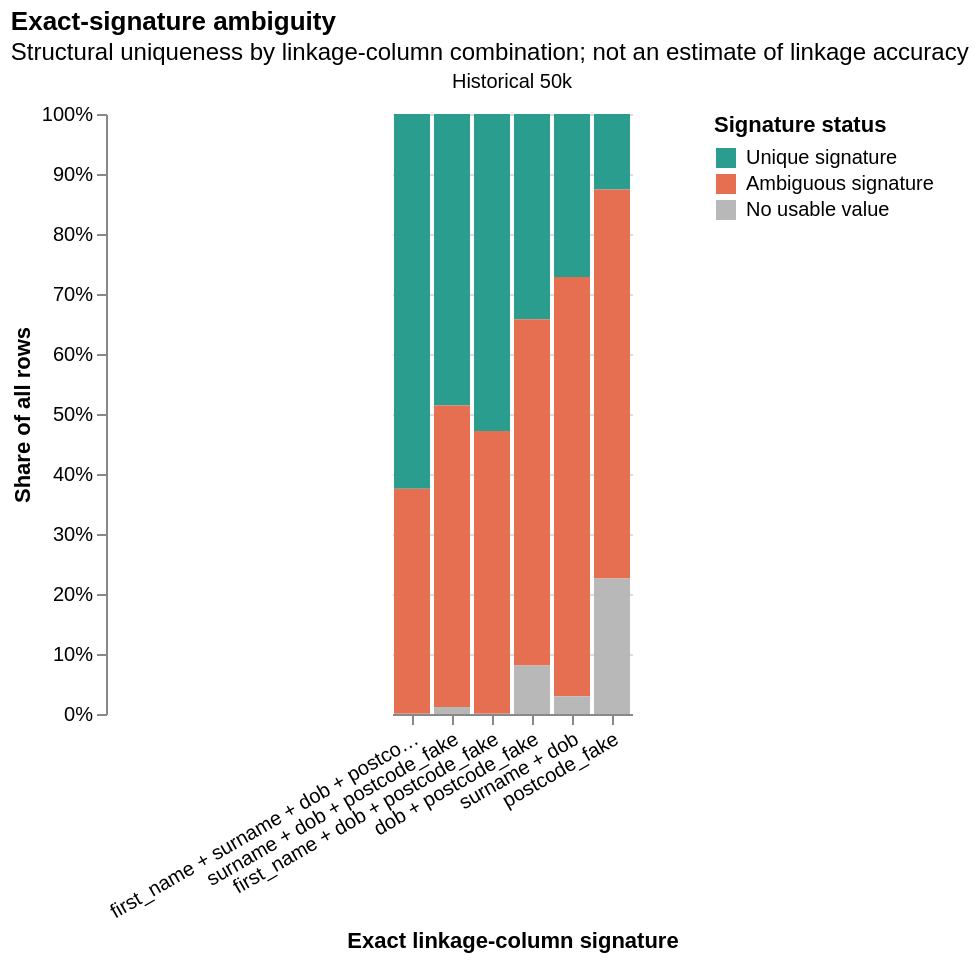

The notebook cell this image was saved under:
### Code cell
combination_ambiguity_chart(
    records,
    column_combinations=COLUMN_COMBINATIONS,
    table_names_for_chart=["Historical 50k"],
    blank_as_null=BLANK_AS_NULL,
)

### Figure 1 — Vega-Lite specification as saved in the notebook (floating-point values rounded to 4 significant figures)
{"config": {"view": {"continuousWidth": 300, "continuousHeight": 300, "stroke": null}}, "data": {"name": "data-8eb5923d17bafaa7f3844e22bef5d66c"}, "mark": {"type": "bar"}, "encoding": {"color": {"field": "metric_label", "scale": {"domain": ["Unique signature", "Ambiguous signature", "No usable value"], "range": ["#2a9d8f", "#e76f51", "#b8b8b8"]}, "title": "Signature status", "type": "nominal"}, "column": {"field": "source_dataset", "title": null, "type": "nominal"}, "tooltip": [{"field": "source_dataset", "title": "Input", "type": "nominal"}, {"field": "column_combination", "title": "Columns", "type": "nominal"}, {"field": "metric_label", "title": "Status", "type": "nominal"}, {"field": "share", "format": ".1%", "title": "Row share", "type": "quantitative"}, {"field": "largest_signature_group", "format": ",", "title": "Largest exact group", "type": "quantitative"}, {"field": "maximum_one_to_one_assignment_share", "format": ".1%", "title": "Maximum 1:1 assignments", "type": "quantitative"}], "x": {"axis": {"labelAngle": -30}, "field": "column_combination", "sort": {"field": "combination_order", "order": "ascending"}, "title": "Exact linkage-column signature", "type": "nominal"}, "y": {"axis": {"format": ".0%"}, "field": "share", "scale": {"domain": [0, 1]}, "stack": "zero", "title": "Share of all rows", "type": "quantitative"}}, "resolve": {"scale": {"x": "independent"}}, "title": {"text": "Exact-signature ambiguity", "subtitle": "Structural uniqueness by linkage-column combination; not an estimate of linkage accuracy"}, "transform": [{"fold": ["unique_record_share", "ambiguous_record_share", "unusable_record_share"], "as": ["metric", "share"]}, {"calculate": "datum.metric === 'unique_record_share' ? 'Unique signature' : datum.metric === 'ambiguous_record_share' ? 'Ambiguous signature' : 'No usable value'", "as": "metric_label"}], "$schema": "https://vega.github.io/schema/vega-lite/v5.json", "datasets": {"data-8eb5923d17bafaa7f3844e22bef5d66c": [{"source_dataset": "Historical 50k", "column_combination": "first_name + surname + dob + postcode_fake", "combination_order": 0, "number_of_columns": 4, "total_rows": 50578, "complete_rows": 29714, "complete_record_share": 0.5875, "usable_rows": 50564, "usable_record_share": 0.9997, "unusable_record_share": 0.0002768, "distinct_signatures": 37934, "unique_records": 31597, "unique_record_share": 0.6247, "ambiguous_records": 18967, "ambiguous_record_share": 0.375, "largest_signature_group": 27, "maximum_one_to_one_assignment_share": 0.75}, {"source_dataset": "Historical 50k", "column_combination": "surname + dob + postcode_fake", "combination_order": 1, "number_of_columns": 3, "total_rows": 50578, "complete_rows": 29714, "complete_record_share": 0.5875, "usable_rows": 49983, "usable_record_share": 0.9882, "unusable_record_share": 0.01176, "distinct_signatures": 32389, "unique_records": 24572, "unique_record_share": 0.4858, "ambiguous_records": 25411, "ambiguous_record_share": 0.5024, "largest_signature_group": 30, "maximum_one_to_one_assignment_share": 0.6404}, {"source_dataset": "Historical 50k", "column_combination": "first_name + dob + postcode_fake", "combination_order": 2, "number_of_columns": 3, "total_rows": 50578, "complete_rows": 31819, "complete_record_share": 0.6291, "usable_rows": 50564, "usable_record_share": 0.9997, "unusable_record_share": 0.0002768, "distinct_signatures": 33740, "unique_records": 26716, "unique_record_share": 0.5282, "ambiguous_records": 23848, "ambiguous_record_share": 0.4715, "largest_signature_group": 149, "maximum_one_to_one_assignment_share": 0.6671}, {"source_dataset": "Historical 50k", "column_combination": "dob + postcode_fake", "combination_order": 3, "number_of_columns": 2, "total_rows": 50578, "complete_rows": 31841, "complete_record_share": 0.6295, "usable_rows": 46486, "usable_record_share": 0.9191, "unusable_record_share": 0.0809, "distinct_signatures": 25096, "unique_records": 17302, "unique_record_share": 0.3421, "ambiguous_records": 29184, "ambiguous_record_share": 0.577, "largest_signature_group": 97, "maximum_one_to_one_assignment_share": 0.4962}, {"source_dataset": "Historical 50k", "column_combination": "surname + dob", "combination_order": 4, "number_of_columns": 2, "total_rows": 50578, "complete_rows": 36161, "complete_record_share": 0.715, "usable_rows": 49077, "usable_record_share": 0.9703, "unusable_record_share": 0.02968, "distinct_signatures": 21829, "unique_records": 13732, "unique_record_share": 0.2715, "ambiguous_records": 35345, "ambiguous_record_share": 0.6988, "largest_signature_group": 96, "maximum_one_to_one_assignment_share": 0.4316}, {"source_dataset": "Historical 50k", "column_combination": "postcode_fake", "combination_order": 5, "number_of_columns": 1, "total_rows": 50578, "complete_rows": 39152, "complete_record_share": 0.7741, "usable_rows": 39152, "usable_record_share": 0.7741, "unusable_record_share": 0.2259, "distinct_signatures": 12363, "unique_records": 6363, "unique_record_share": 0.1258, "ambiguous_records": 32789, "ambiguous_record_share": 0.6483, "largest_signature_group": 34, "maximum_one_to_one_assignment_share": 0.2444}]}}
